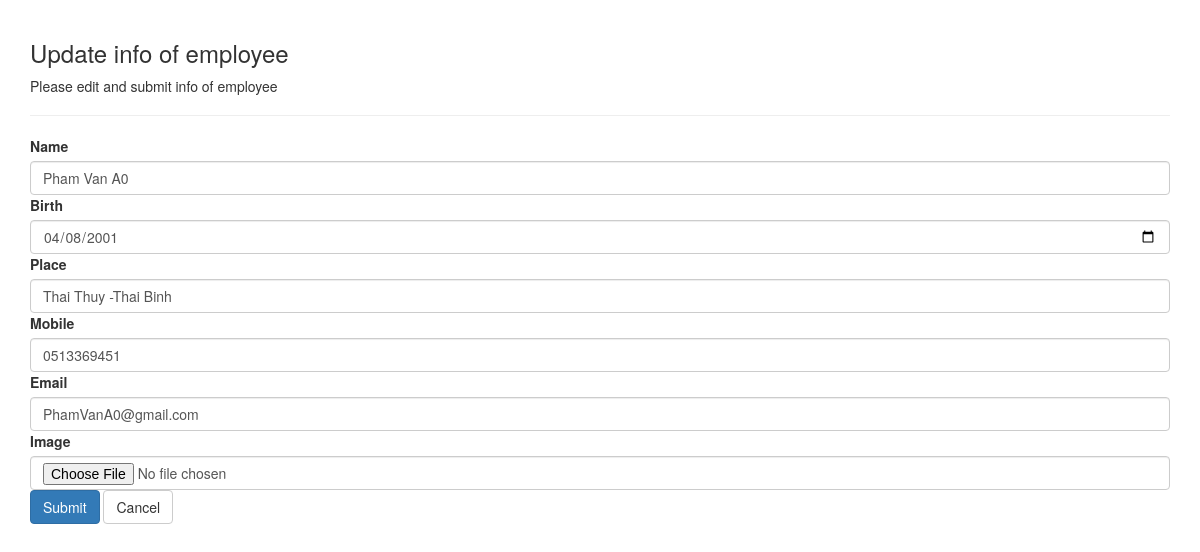
The page /admin/thanhvien/update_employee.php?idemployee=6 on the database its author committed.
### tables this page shows
CREATE TABLE `employee` (
  `idemployee` bigint(20) NOT NULL,
  `name` varchar(50) DEFAULT NULL,
  `birthday` date DEFAULT NULL,
  `mobile` varchar(11) DEFAULT NULL,
  `email` varchar(50) DEFAULT NULL,
  `place` text DEFAULT NULL,
  `password` varchar(50) NOT NULL,
  `image` varchar(255) DEFAULT NULL
);

### admin/thanhvien/update_employee.php (the view, shortened to what this page needs)
<?php
    require_once '../../csdl/connectdb.php';
    $sql= "select *  from employee where idemployee=".$_GET['idemployee'];
    $result = mysqli_query($conn, $sql);
    $row= mysqli_fetch_array($result);
 ?>
<!Doctype html>
<html>
    <head>
        <link rel="stylesheet" href="https://maxcdn.bootstrapcdn.com/bootstrap/3.3.7/css/bootstrap.css">
    </head>
    <body>
        <div class="container">
            <div class="row">
                <div class="col-lg-12">
                    <div class="page-header">
                        <h3>Update info of employee</h3>
                        <p>Please edit and submit info of employee</p>
                    </div>
                    <form action="<?php echo htmlspecialchars($_SERVER['REQUEST_URI']); ?>"
                          method="POST">
                        <label>Name</label>
                        <input type="text" name="name" value="<?php echo $row['name'];?>" class="form-control"
                               maxlength="50" required="">
                        <label>Birth</label>
                        <input type="date" name="birth" value="<?php echo $row['birthday'];?>" class="form-control"
                               required="">
                        <label>Place</label>
                        <input type="text" name="place" value="<?php echo $row['place'];?>" class="form-control"
                               required="">
                        <label>Mobile</label>
                        <input type="text" name="mobile" value="<?php echo $row['mobile'];?>" class="form-control">
                        <label>Email</label>
                        <input type="text" name="email" value="<?php echo $row['email'];?>" class="form-control">
                        <label>Image</label>
                        <input type="file" name="image" value="<?php echo $row['image'];?>" class="form-control">
                        <input type="submit" name="save"  class="btn btn-primary">
                        <a href="manager-employee.php" class="btn btn-default">
                            Cancel
                        </a>
                    </form>
                </div>
            </div>
        </div>
    </body>
</html>

### rows shown on the page
employee: name "Pham Van A0", birth "04/08/2001", place "Thai Thuy -Thai Binh", mobile "0513369451", email "PhamVanA0@gmail.com"
